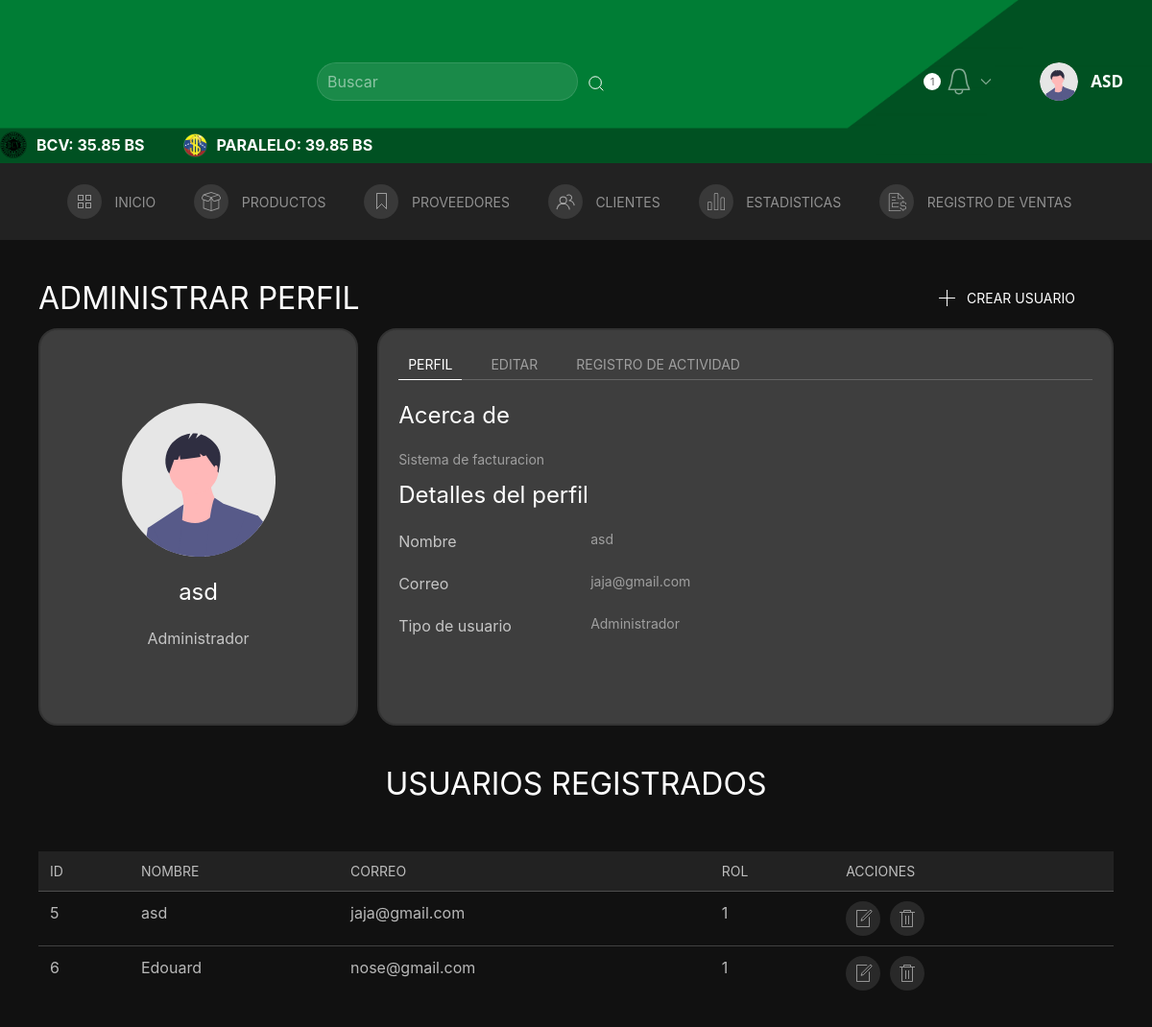
Page /Administrar_perfil (signed in) on the committed database.
### tables this page shows
CREATE TABLE `usuarios` (
  `id` int(11) NOT NULL,
  `nombre` varchar(50) NOT NULL,
  `correo` varchar(45) NOT NULL,
  `hash` text NOT NULL,
  `rol` int(11) NOT NULL DEFAULT 3,
  `active` tinyint(4) NOT NULL DEFAULT 1
);

### Controller/C_perfil.php (called while the page is built, shortened)
<?php
    require('../Model/Conexion.php');
    require("../Model/Usuarios.php");
    $result = new Usuario();
    $result = $result->search();
    $tu = new Usuario(id:$_SESSION['user_id']);
    $tu = $tu->search()[0];
    include('../View/perfil.php');
?>

### Model/Conexion.php (called while the page is built, shortened)
<?php
    class DB {
        function __construct() {
            $this->conn = new PDO("mysql:host=localhost;dbname=proyecto","root");
        }
    }
?>

### Model/Usuarios.php (called while the page is built, shortened)
<?php
    class Usuario extends DB{
        private $id;
        function __construct($id=null, $nombre=null,$correo=null,$hash=null,$rol=null){
            $this->id = $id;
            $this->correo = $correo;
        }
        function search($n=0,$limite=9){
            $query = "SELECT * FROM usuarios WHERE active=1";
			$lista = [];
            if ($this->id){
            	array_push($lista,'id');
            }
            if ($lista) {
            	foreach ($lista as $e){
            		$query .= ' AND '.$e.'=:'.$e;
            	}
            }
            $n = $n*$limite;
            $query = $query . " LIMIT :l OFFSET :n";
            $consulta = $this->conn->prepare($query);
            $consulta->bindParam(':l',$limite, PDO::PARAM_INT);
            $consulta->bindParam(':n',$n, PDO::PARAM_INT);
            if ($this->id != null){
                $consulta->bindParam(':id',$this->id, PDO::PARAM_INT);
            }
            $consulta->execute();
            return $consulta->fetchAll();
        }
}
?>

### View/complementos/tabla_usuario.php (the view, shortened to what this page needs)
<?php
echo '
<tr>
    <td>'.$row['id'].'</td>
    <td>'.$row['nombre'].'</td>
    <td>'.$row['correo'].'</td>
    <td>'.$row['rol'].'</td>
    <td class="uk-flex">
        <a href="#Update_user'.$row['id'].'" uk-toggle uk-tooltip="title:Editar; delay: 500" class="uk-icon-button uk-margin-small-right" type="button" style=" border: none; cursor: pointer;">
            <span uk-icon="icon: file-edit"></span>
        </a>
        <a href="#eliminar_user'.$row['id'].'" uk-toggle class="uk-icon-button uk-margin-small-right" uk-tooltip="title:Eliminar; delay: 500" type="button" style=" border: none; cursor: pointer;" type="button">
            <span uk-icon="icon: trash"></span>
        </a>
    </td>
</tr>
<div id="Update_user'.$row['id'].'" uk-modal>
                <input type=number value="'.$row['id'].'" name="ID" style="display:none">
                    <input class="uk-input" type="text" placeholder="Nombre" value="'.$row['nombre'].'" aria-label="100" name="nombre" pattern="^[A-Z][A-Za-z0-9]{2,20}$" required>
                    <input class="uk-input" type="text" placeholder="Correo Electronico" value="'.$row['correo'].'"  aria-label="100" name="correo" pattern="^[a-z0-9]+(\.[_a-z0-9]+)*@[a-z0-9-]+(\.[a-z0-9-]+)*(\.[a-z]{2,15})$" required>
                        <option value="'.$row['rol'].'" selected>Rol Actual</option>
                    <input class="uk-input" type="text" placeholder="Contraseña" value="'.$row['password'].'" aria-label="100" name="password" minlength="3" maxlength="50" required>
                <input type="submit" id="modificar'.$row['id'].'" style="display:none">
            <label class="uk-button uk-button-secondary" for="modificar'.$row['id'].'" >Aceptar</label>
</div>
<div id="eliminar_user'.$row['id'].'" uk-modal>
                <input type=number value="'.$row['id'].'" name="ID" style="display:none">
                <input type="submit" id="eliminar'.$row['id'].'" style="display:none">
            <label class="uk-button uk-button-secondary" type="submit" for="eliminar'.$row['id'].'">Aceptar</label>
</div>
';
?>

### View/perfil.php (shortened to what this page needs)
<?php require("../View/complementos/header.php"); ?>
<main class="Bg-Main-home2 uk-padding uk-light">
            <?php if ($_SESSION['rol'] == 'Administrador') { ?>
    <div>
        <div>
            <div class="uk-flex uk-flex-middle uk-flex-between uk-flex-wrap uk-margin-small-bottom uk-light">
                <h2 class="uk-margin-remove">ADMINISTRAR PERFIL</h2>
                <div class="newUser uk-flex">
                    <a href="#register_user" uk-toggle
                        class="uk-button uk-button-link uk-flex uk-flex-middle uk-margin-medium-right">
                        <span uk-icon="plus" class="uk-icon uk-margin-small-right"></span>
                        <p class="uk-margin-remove">CREAR USUARIO</p>
                    </a>
                </div>
            </div>
        </div>
    </div>
            <?php }; ?>
    <section class="container-item_profile uk-flex">
        <div class="item_profile-target">
            <div class="uk-margin">
                <img width="160px" src="static/images/undraw_profile.svg" alt="">
            </div>
            <div>
                <h3 class="uk-text-center "><?php echo $_SESSION['user_name']; ?></h3>
                <p class="uk-text-center uk-margin-remove-bottom"><?php echo $_SESSION['rol']; ?></p>
            </div>
        </div>
        <div class="item_profile-target-2">
            <ul class="switcherEdit" uk-tab uk-switcher>
                <li><a href="#">Perfil</a></li>
                <li><a href="#">Editar</a></li>
                <li><a href="#">Registro de actividad</a></li>
            </ul>
            <ul class="uk-switcher uk-margin">
                <li>
                    <h3>Acerca de</h3>
                    <p class="uk-article-meta uk-margin-small">Sistema de facturacion</p>
                    <div>
                        <h3>Detalles del perfil</h3>
                            <div class="uk-flex">
                                <p class="item-profile">Nombre </p><span class="uk-article-meta"> <?php echo $tu['nombre']; ?></span>
                            </div>
                        <?php
                        echo '
                            <div class="uk-flex">
                                <p class="item-profile">Correo</p><span class="uk-article-meta">'.$tu['correo'].'</span>
                            </div>
                            <div class="uk-flex">
                                <p class="item-profile uk-margin-remove-bottom">Tipo de usuario</p>
                                <span class="uk-article-meta">'.$_SESSION['rol'].'</span>
                            </div>';
                        ?>
                    </div>
                </li>
            </ul>
        </div>
    </section>
    <?php if ($_SESSION['rol'] == 'Administrador') { ?>
    <section>
        <div class="uk-flex uk-flex-center uk-margin-medium-top">
            <h2>USUARIOS REGISTRADOS</h2>
        </div>
        <div class="uk-overflow-auto uk-light uk-margin-small-top">
            <table class="uk-table uk-table-small uk-table-divider uk-table-hover">
                <thead class="uk-background-secondary">
                    <tr>
                        <th>ID</th>
                        <th>Nombre</th>
                        <th>Correo</th>
                        <th>Rol</th>
                        <th>Acciones</th>
                    </tr>
                </thead>
                <tbody>
                <?php
                    for ($i=0; $i < count($result); $i++) {
                        $row = $result[$i];
                        require ('complementos/tabla_usuario.php');
                    }
                ?>
                </tbody>
            </table>
        </div>
    </section>
    <?php }; ?>
</main>
</body>
</html>

### static/css/Style.css (style rules this page uses)
.Bg-Main-home { background-color: #111; background-position: center; background-size: cover; background-repeat: no-repeat; padding-bottom: 20px; }
.item-profile { width: 200px; }
.item_profile-target { width: 20%; height: 370px; background-color: rgba(34, 34, 34, 0.571); padding: 20px; border-radius: 20px; display: flex; flex-direction: column; align-items: center; justify-content: center; border: 2px solid #333; }
.item_profile-target-2 { width: 75%; height: 370px; overflow-y: auto; background-color: rgba(34, 34, 34, 0.571); padding: 20px; border-radius: 20px; border: 2px solid #333; }
.container-item_profile { gap: 20px; }
@media (min-width: 1024px) and (max-width: 1250px) { .item_profile-target { width: 30%; } }

### static/css/datatables.css (style rules this page uses)
:root { --dt-row-selected: 13, 110, 253; --dt-row-selected-text: 255, 255, 255; --dt-row-selected-link: 9, 10, 11; --dt-row-stripe: 0, 0, 0; --dt-row-hover: 0, 0, 0; --dt-column-ordering: 0, 0, 0; --dt-html-background: white; }

### rows in the picture
usuarios: nombre "asd", correo "jaja@gmail.com", id "5", rol "1"
usuarios: id "6", nombre "Edouard", correo "nose@gmail.com", rol "1"

### other values in the picture
$_SESSION['user_name'] "ASD"
$_SESSION['user_name'] "asd"
$_SESSION['rol'] "Administrador"
